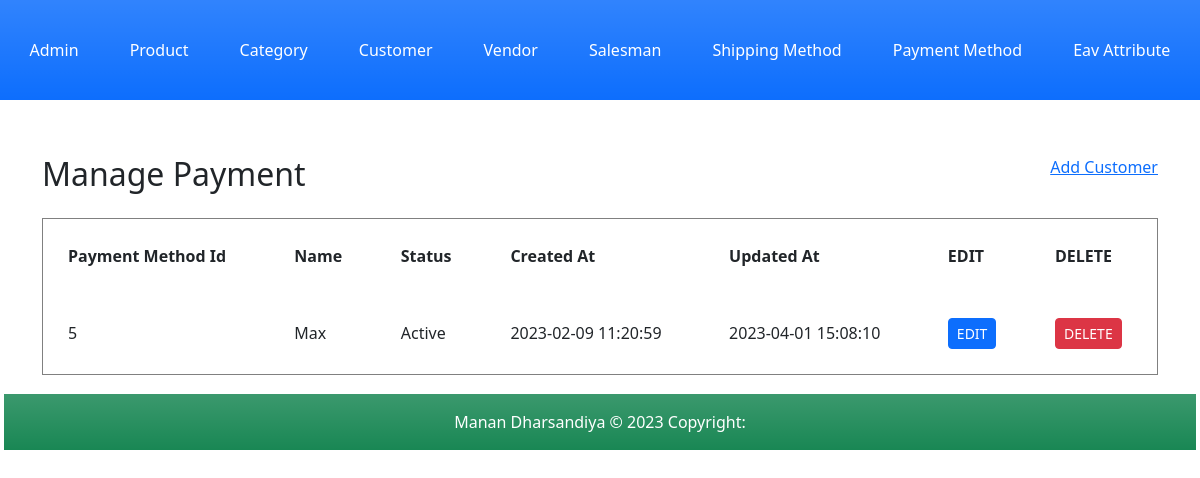
The app's page /index.php?c=payment&a=grid with its own data.
### tables this page shows
CREATE TABLE `payment_method` (
  `payment_method_id` int(11) NOT NULL,
  `name` varchar(255) NOT NULL,
  `status` enum('1','2') NOT NULL,
  `created_at` datetime DEFAULT NULL,
  `updated_at` datetime DEFAULT NULL
);

### Block/Core/Template.php (called while the page is built, shortened)
<?php
class Block_Core_Template extends Model_Core_View
{
	protected $children =  [];
	public function getChildren()
	{
		return $this->children;
	}
	public function addChild($key, $value)
	{
		$this->children[$key] = $value;
		return $this;
	}
}
?>

### Model/Core/View.php (called while the page is built, shortened)
<?php
class Model_Core_View
{
	protected $template = null;
	public function setTemplate($template)
	{
		$this->template = $template;
		return $this;
	}
	public function getTemplate()
	{
		return $this->template;
	}
	public function render()
	{
		require 'View' . DS . $this->getTemplate();
	}
	public function getUrl($action = null, $controller = null, $params = [], $resetParam = false)
	{
		return Ccc::getModel('Core_Url')->getUrl($action, $controller, $params, $resetParam);
	}
}
?>

### Controller/Payment.php (called while the page is built, shortened)
<?php
class Controller_Payment extends Controller_Core_Action
{
	public function gridAction()
	{
		try {
			$layout = $this->getLayout();
			$layout->addContent('grid', $layout->createBlock('Payment_Grid'));
			$layout->render();
		} catch (Exception $e) {
		}
	}
}
?>

### Controller/Core/Front.php (called while the page is built, shortened)
<?php
class Controller_Core_Front
{
	public function init()
	{
		$request = Ccc::getModel('Core_Request');
		$controller = new $controllerClassName();
		$actionName = $request->getActionName().'Action';
		$controller->$actionName();
	}
}
?>

### Index.php (called while the page is built, shortened)
<?php
spl_autoload_register(function ($className) {
    $classPath = str_replace('_', '/', $className);
});
class Ccc
{
	public static function init()
	{
		$front = new Controller_Core_Front();
		$front->init();
	}
	public static function getModel($className)
	{
		return new $className();
	}
}
Ccc::init();
?>

### Model/Core/Url.php (called while the page is built, shortened)
<?php
class Model_Core_Url
{
	public function getUrl($action = null, $controller = null, $params = [], $resetParam = false)
	{
		$request = Ccc::getModel('Core_Request');
		$final = $request->getParams();
		if ($resetParam) {
			$final = [];
		}
		if ($controller) {
			$final['c'] = $controller;
		}
		else {
			$final['c'] = $request->getControllerName();
		}
		if ($action) {
			$final['a'] = $action;
		}
		else {
			$final['a'] = $request->getActionName();
		}
		if ($params) {
			$final = array_merge($final, $params);
		}
		$queryString = http_build_query($final);
		$url = $_SERVER['REQUEST_SCHEME'] . "://" . $_SERVER['HTTP_HOST'] . $_SERVER['SCRIPT_NAME'] . "?" . $queryString;
		return $url;
	}
}
?>

### Model/Core/Request.php (called while the page is built, shortened)
<?php
class Model_Core_Request
{
	public function getParams($key=null, $value=null)
	{
		if ($key == null) {
			return $_GET;
		}
		if (array_key_exists($key, $_GET)) {
			return $_GET[$key];
		}
		return $value;
	}
	public function getControllerName()
	{
		return $this->getParams('c', 'product');
	}
}
?>

### Model/Core/Table.php (called while the page is built, shortened)
<?php
class Model_Core_Table
{
	protected $data = [];
	protected $resource = null;
	public function setResourceClass($resourceClass)
	{
		return $this;
	}
	public function setResource($resource)
	{
		$this->resource = $resource;
		return $this;
	}
	public function getResource()
	{
		if ($this->resource) {
			return $this->resource;
		}
		$resource = new $this->resourceClass();
		return $resource;
	}
	public function setCollectionClass($collectionClass)
	{
		return $this;
	}
	public function setCollection($collection)
	{
		return $this;
	}
	public function getCollection()
	{
		$collection = new $this->collectionClass();
		return $collection;
	}
	public function __get($key)
	{
		if (array_key_exists($key, $this->data)) {
			return $this->data[$key];
		}
		return null;
	}
	public function setData($data)
	{
		$this->data = array_merge($this->data, $data);
		return $this;
	}
	public function fetchAll($query)
	{
		$result = $this->getResource()->fetchAll($query);
		$collection = $this->getCollection()->setData($result);
		return $collection;
	}
}
?>

### Block/Payment/Grid.php (called while the page is built, shortened)
<?php
class Block_Payment_Grid extends Block_Core_Template
{
	public function getPayments()
	{
		$query = "SELECT * FROM `payment_method` ORDER BY `name` DESC;";
		$payments =  Ccc::getModel('Payment')->fetchAll($query);
		return $payments->getData();
	}
}
?>

### Model/Core/Adapter.php (called while the page is built, shortened)
<?php
class Model_Core_Adapter
{
	public $config = [
		'host' => 'localhost',
		'username' => 'root',
		'password' => '',
		'dbname' => 'newmvc-manan_dharsandiya'
	];
	public function connect(){
		$connect = mysqli_connect(
			$this->config['host'],
			$this->config['username'],
			$this->config['password'],
			$this->config['dbname']
		);
		return $connect;
	}
	public function fetchAll($query){
		$connect = $this->connect();
		$result = mysqli_query($connect, $query);
		if ($result->num_rows > 0) {
			return $result->fetch_all(MYSQLI_ASSOC);
		}
		return false;
	}
}
?>

### Model/Core/Table/Resource.php (called while the page is built, shortened)
<?php
class Model_Core_Table_Resource
{
	public function getAdapter()
	{
		$adapter = Ccc::getModel('Core_Adapter');
		return $adapter;
	}
	public function fetchAll($query)
	{
		return $this->getAdapter()->fetchAll($query);
	}
}
?>

### Model/Core/Table/Collection.php (called while the page is built, shortened)
<?php
class Model_Core_Table_Collection
{
	protected $data = [];
	public function setData($data)
	{
		$this->data = array_merge($this->data, $data);
		return $this;
	}
	public function getData()
	{
		return $this->data;
	}
}
?>

### Model/Payment.php (called while the page is built, shortened)
<?php
class Model_Payment extends Model_Core_Table
{
	public function getStatusOptions()
	{
		return [
			self::STATUS_ACTIVE => self::STATUS_ACTIVE_LBL,
			self::STATUS_INACTIVE => self::STATUS_INACTIVE_LBL
		];
	}
	public function getStatusText()
	{
		$statues = $this->getStatusOptions();
		if (array_key_exists($this->status, $statues)) {
			return $statues[$this->status];
		}
		return $statues[self::STATUS_DEFAULT];
	}
}
?>

### View/payment/grid.phtml (the view)
<?php
$payments = $this->getPayments();
?>
<div class="container">
	<div class="row mb-3">
		<div class="col-md-6">
			<h2>Manage Payment</h2>
		</div>
			<div class="col-md-6 text-end">
		<a href="<?php echo $this->getUrl('add', null, [], true);?>">Add Customer</a>
	</div>
</div>
<table cellpadding="25%" border="1px" width="100%">
	<?php if (!$payments): ?>
	<tr>
		<td colspan="7" align="center"><b>No data found.</b></td>
	</tr>
	<?php else: ?>
	<tr>
		<th>Payment Method Id</th>
		<th>Name</th>
		<th>Status</th>
		<th>Created At</th>
		<th>Updated At</th>
		<th>EDIT</th>
		<th>DELETE</th>
	</tr>
	<?php foreach ($payments as $payment) : ?>
	<tr>
		<td><?php echo $payment->payment_method_id; ?></td>
		<td><?php echo $payment->name; ?></td>
		<td><?php echo $payment->getStatusText(); ?></td>
		<td><?php echo $payment->created_at; ?></td>
		<td><?php echo $payment->updated_at; ?></td>
		<td><a href="<?php echo $this->getUrl('edit', null, ['id'=> $payment->payment_method_id], true);?>"class="btn btn-sm btn-primary">EDIT</a></td>
		<td><a href="<?php echo $this->getUrl('delete', null, ['id'=> $payment->payment_method_id], true);?>"class="btn btn-sm btn-danger">DELETE</a></td>
	</tr>
<?php endforeach; ?>
<?php endif; ?>
</table>

### View/html/content.phtml
<?php
$children = $this->getChildren();
foreach ($children as $child) {
	$child->render();
}
?>

### records on screen
payment_method: payment_method_id "5", name "Max", status "Active", created_at "2023-02-09 11:20:59", updated_at "2023-04-01 15:08:10"
